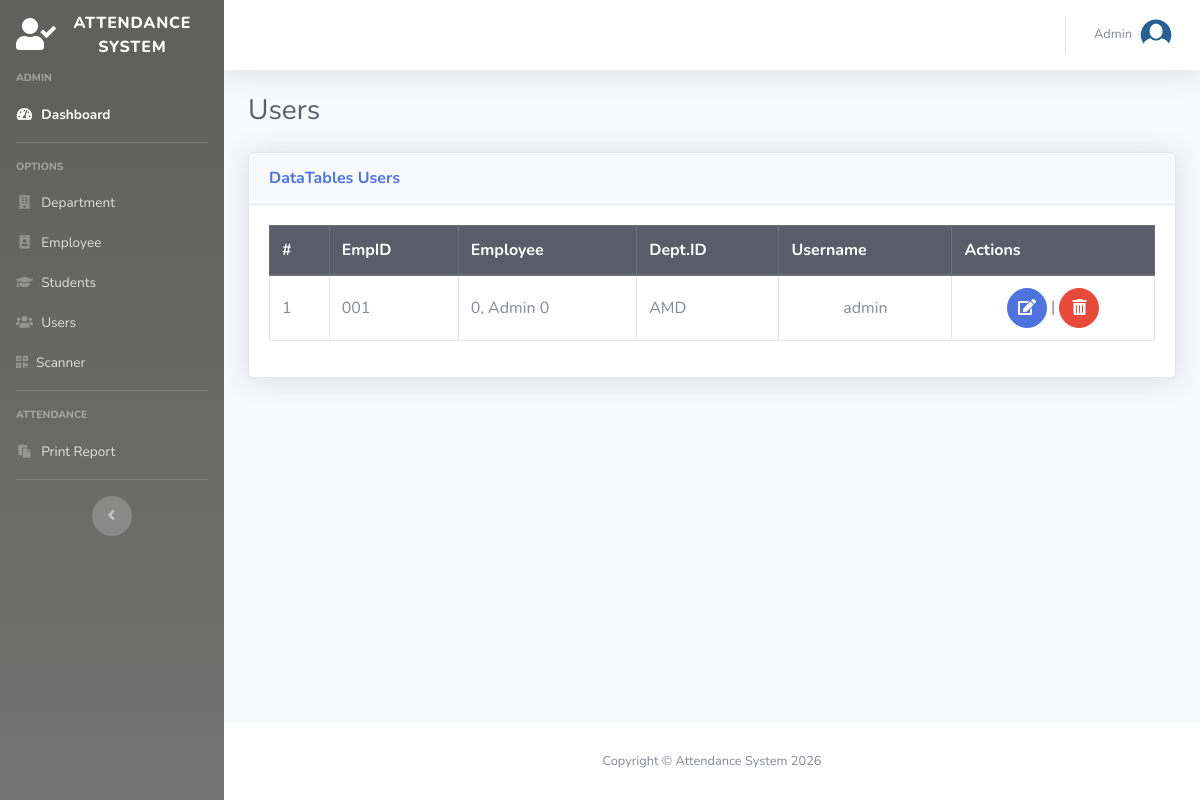
/index.php/admin_controller/view_users, run on the app's committed database.
### tables this page shows
CREATE TABLE `users` (
  `username` char(6) NOT NULL,
  `password` varchar(128) NOT NULL,
  `employee_id` int(3) UNSIGNED ZEROFILL NOT NULL,
  `role_id` int(1) NOT NULL
);

CREATE TABLE `employee` (
  `id` int(3) UNSIGNED ZEROFILL NOT NULL,
  `f_name` varchar(50) NOT NULL,
  `m_name` varchar(50) NOT NULL,
  `l_name` varchar(50) NOT NULL,
  `email` varchar(128) NOT NULL,
  `gender` char(1) NOT NULL,
  `image` varchar(128) NOT NULL,
  `birth_date` date NOT NULL,
  `hire_date` date NOT NULL,
  `department_id` varchar(3) DEFAULT NULL,
  `qr_code` varchar(255) DEFAULT NULL,
  `qr_image` varchar(255) DEFAULT NULL,
  `status` int(1) NOT NULL
);

### application/controllers/Admin_controller.php (called while the page is built, shortened)
<?php
class Admin_controller extends CI_Controller {
    public function __construct() {
        $this->load->model('department_model');
        $this->load->model('Admin_model');
        $this->load->helper('url');
        $this->load->library('ciqrcode');
    }
	public function view_users() {
        $data['title'] = 'Users';
        $query = "SELECT employee.id AS e_id,
                        employee.department_id AS d_id,
                        users.username AS u_username,
                        employee.f_name AS f_name,
                        employee.l_name AS l_name,
                        employee.m_name AS m_name
                  FROM employee
                  LEFT JOIN users ON employee.id = users.employee_id";
        $data['data'] = $this->db->query($query)->result_array();
        $data['account'] = $this->Admin_model->getAdmin($this->session->userdata['username']);
        $this->load->view('templates/admin_header', $data);
        $this->load->view('templates/admin_sidebar', $data);
        $this->load->view('users/index', $data);
        $this->load->view('templates/admin_footer');
    }
}

### index.php (called while the page is built, shortened)
<?php
require_once BASEPATH.'core/CodeIgniter.php';

### application/models/Admin_model.php (called while the page is built, shortened)
<?php
class Admin_model extends CI_Model
{
    public function getAdmin($username)
    {
        $account = $this->db->get_where('users', ['username' => $username])->row_array();
        if (!$account) {
            return null;
        }
        $e_id = $account['employee_id'];
        $query = "SELECT  employee.id AS `id`,
                            employee.f_name AS `f_name`,
                            employee.l_name AS `l_name`,
                            employee.m_name AS `m_name`,
                            employee.gender AS `gender`,
                            employee.image AS `image`,
                            employee.birth_date AS `birth_date`,
                            employee.hire_date AS `hire_date`
                    FROM  employee
                    WHERE `employee`.`id` = '$e_id'";
        return $this->db->query($query)->row_array();
    }
}

### application/views/users/index.php (the view, shortened to what this page needs)
<div class="container-fluid">
  <h1 class="h3 mb-4 text-gray-800"><?= $title; ?></h1>
  <div class="card shadow mb-4">
    <div class="card-header py-3">
      <h6 class="m-0 font-weight-bold text-primary">DataTables Users</h6>
    </div>
    <div class="card-body">
      <div class="table-responsive">
        <table class="table table-bordered" id="dataTable" width="100%" cellspacing="0">
          <thead class="thead-dark">
            <tr>
              <th>#</th>
              <th>EmpID</th>
              <th>Employee</th>
              <th>Dept.ID</th>
              <th>Username</th>
              <th>Actions</th>
            </tr>
          </thead>
          <tbody>
            <?php
            $i = 1;
            foreach ($data as $dt) :
            ?>
              <tr>
                <td class=" align-middle"><?= $i++; ?></td>
                <td class=" align-middle"><?= $dt['e_id']; ?></td>
                <td class=" align-middle"><?= $dt['l_name']; ?>, <?= $dt['f_name']; ?> <?= $dt['m_name']; ?></td>
                <td class=" align-middle"><?= $dt['d_id']; ?></td>
                <?php
                if ($dt['u_username']) : ?>
                  <td class=" align-middle text-center">
                    <?= $dt['u_username']; ?>
                  </td>
                  <td class="text-center align-middle">
                    <a href="<?= base_url('Admin_controller/e_users/') . $dt['u_username'] ?>" class="btn btn-primary btn-circle ">
                      <span class="icon text-white" title="Edit">
                        <i class="fas fa-edit"></i>
                      </span>
                    </a> |
                    <a href="<?= base_url('Admin_controller/d_users/') . $dt['u_username'] ?>" class="btn btn-danger btn-circle" onclick="return confirm('Deleted Users will lost forever. Still want to delete?')">
                      <span class="icon text-white" title="Delete">
                        <i class="fas fa-trash-alt"></i>
                      </span>
                    </a>
                  </td>
                <?php endif; ?>
              </tr>
            <?php endforeach; ?>
          </tbody>
        </table>
      </div>
    </div>
  </div>
</div>
</div>

### data on the page
users: employee "001", employee.l_name "0", employee.f_name "Admin", employee.m_name "0", employee.department_id "AMD", username "admin"

### other printed values
$title "Users"
